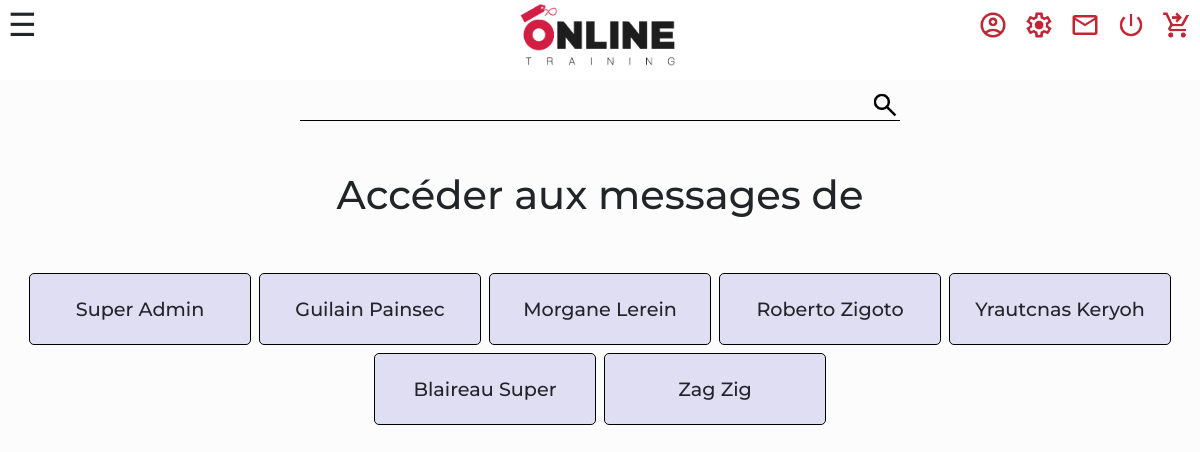
/pages/choose_messages_users_admin.php (signed in), run on the app's committed database.
### tables this page shows
CREATE TABLE `users` (
  `id` int NOT NULL,
  `first_name` varchar(255) NOT NULL,
  `last_name` varchar(255) NOT NULL,
  `email` varchar(255) NOT NULL,
  `password` varchar(255) NOT NULL,
  `Linkedin` varchar(255) DEFAULT NULL,
  `avatar` varchar(255) DEFAULT NULL,
  `group` varchar(255) DEFAULT NULL
);

### src/pages/choose_messages_users_admin.php (the view, shortened to what this page needs)
<!DOCTYPE html>
<html lang="fr">
<head>
    <link href="https://cdn.jsdelivr.net/npm/bootstrap@5.3.3/dist/css/bootstrap.min.css" rel="stylesheet">
    <link rel="stylesheet" href="../CSS/style.css">
    <link rel="stylesheet" href="../CSS/messagerie.css">
</head>
<body>
<?php
require_once ('../elements/header.php');
require_once("../elements/connect.php");
$sql = "SELECT * FROM users WHERE id != :admin_id";
$query = $db->prepare($sql);
$query->bindValue(':admin_id', $_SESSION['user']['id']);
$query->execute();
$usersList = $query->fetchAll(PDO::FETCH_ASSOC);
?>
<h1 class="msgListeH1"> Accéder aux messages de </h1>
<div class="messagesListe">
    <?php
    foreach($usersList as $user){
        echo'<a href="../pages/messagerie_admin.php?id='.$user['id'].'">
        <div class="user_msg_card">';
        echo ucfirst($user['first_name']).' '.ucfirst($user['last_name']);
        echo'</div>';
        echo'</a>';
        echo'<br>';
    }
    ?>
</div>
</body>
</html>

### src/CSS/style.css (style rules this page uses)
body { background-color: rgb(252, 252, 252) !important; }
body { font-family: "Montserrat", sans-serif !important; }

### src/CSS/messagerie.css (style rules this page uses)
.msgListeH1 { text-align: center; margin: 50px; }
.messagesListe { text-align: center; margin: 50px auto; max-width: 1400px; display: flex; flex-wrap: wrap; justify-content: center; }
.user_msg_card { width: 220px; height: 70px; justify-content: center; display: flex; line-height: 70px; margin: 5px; outline: solid black 1px; background: rgba(223, 222, 243, 1); border-radius: 4px; font-size: 1.2em; font-weight: 500; transition: font-size 1s; }

### data on the page
users: first_name "Super", last_name "Admin"
users: first_name "Guilain", last_name "Painsec"
users: first_name "Morgane", last_name "Lerein"
users: first_name "Roberto", last_name "Zigoto"
users: first_name "Yrautcnas", last_name "Keryoh"
users: first_name "Blaireau", last_name "Super"
users: first_name "Zag", last_name "Zig"
